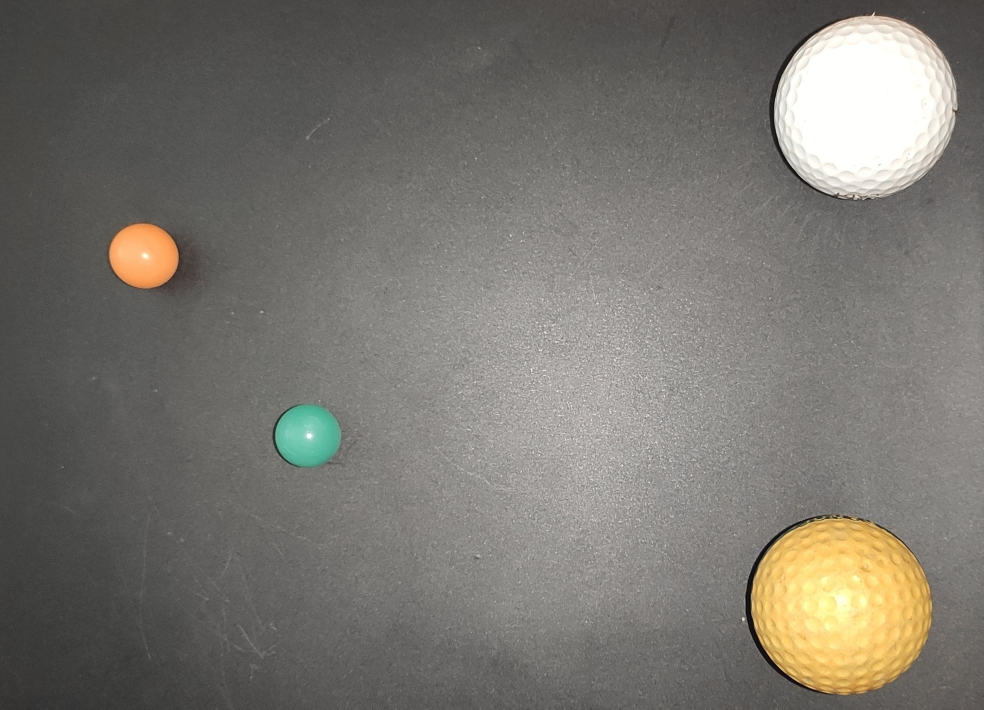
#> input picture source_images/0.jpg, 2952 x 2129 px (shown at 1/3 size)
$ python -i oldTools.py   (imports and definitions only)
#> lines starting #> are read from the running program, lines starting #| are printed output that depends on the picture; after the words box and inside, x2 and y2 are one past the last pixel; in counts of white or black regions, pixels touching at a corner belong together
#!/usr/bin/env python

""" Tools tested but not used in final version """

__author__="Adrien Paysant, Joris Monnet"
__date__="04/05/2021"


import os
import cv2
import numpy as np
import numpy as np
from matplotlib import pyplot as plt
from win32api import GetSystemMetrics
import sys

# [1 line not run here, left out]


WIDTH_SCREEN= GetSystemMetrics(0)
HEIGHT_SCREEN= GetSystemMetrics(1)

############################################################
############################################################
###################Basics Transforms########################
############################################################
############################################################

# [33 lines left out: functions hsvSpace, shapeDetection, not called in this run]

def areaDetection(imgPath):
    """ Detect remarkable part of images
        output : image with detected areas + area localy  """
#> called with imgPath = 'source_images/0.jpg'
    img=cv2.imread (imgPath)
#> img is the input picture: shape (2129, 2952, 3); mean B, G, R 111.2, 117.7, 120.6
    hsv = cv2.cvtColor(img, cv2.COLOR_BGR2HSV)
#> hsv: shape (2129, 2952, 3); mean H, S, V 22.5, 16.2, 121
    h,s,v= cv2.split(hsv)
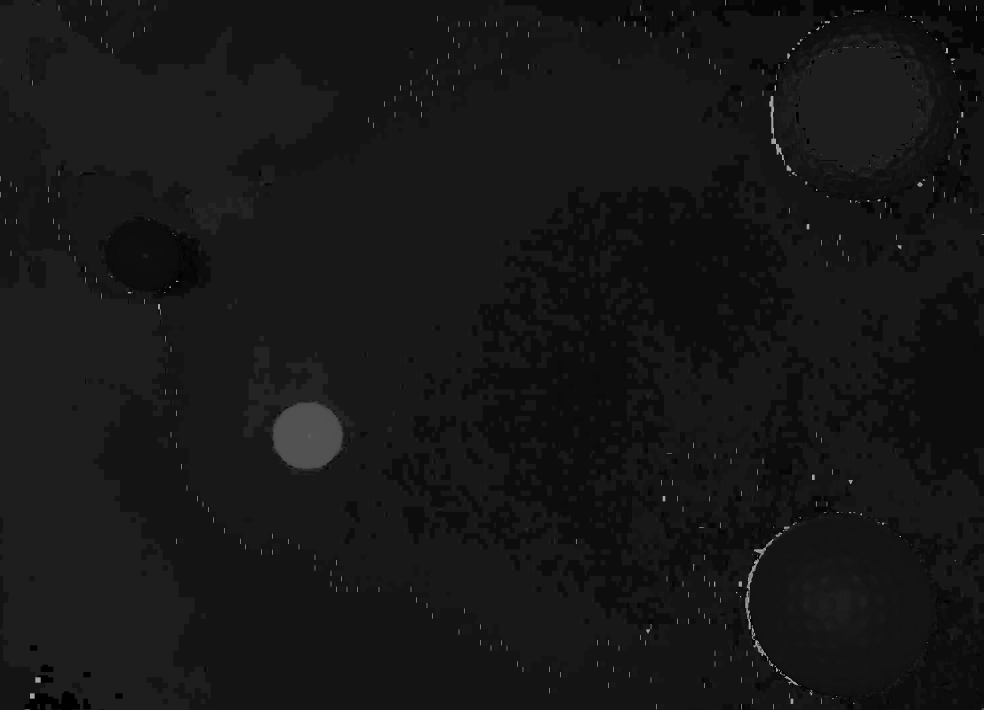
#> h: shape (2129, 2952) (shown at 1/3 size); min 0, max 179, mean 22.5
    ret_h, th_h = cv2.threshold(h,0,255,cv2.THRESH_BINARY+cv2.THRESH_OTSU)
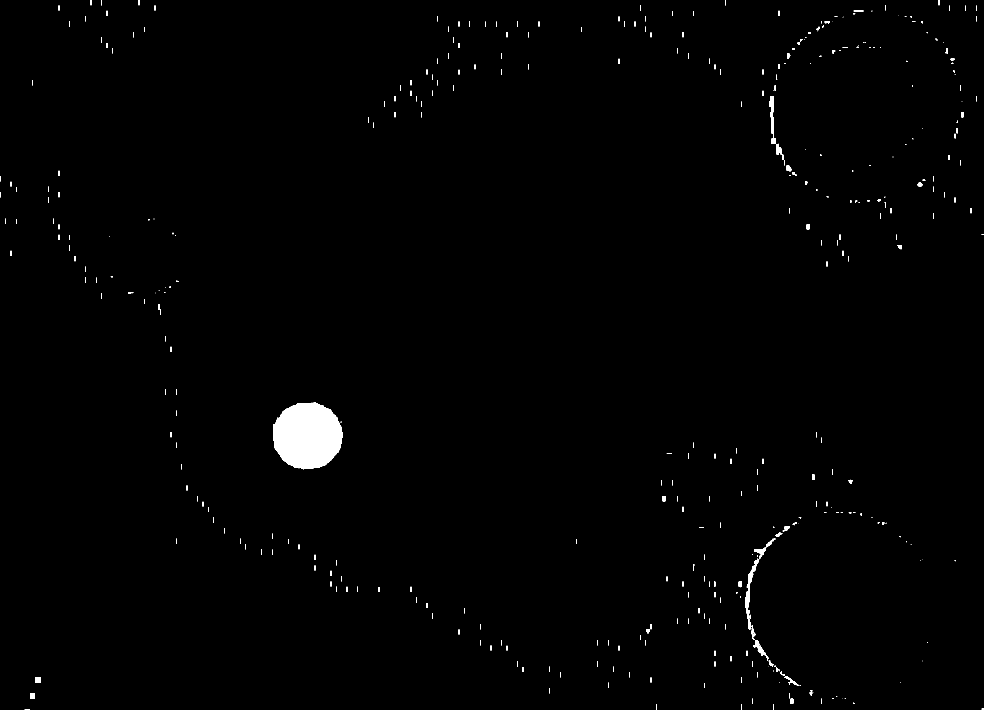
#> th_h: shape (2129, 2952) (shown at 1/3 size); 0.8% white; 403 white regions (106 under 20 px), largest, box (x1, y1, x2, y2) and area: (819, 1206, 1028, 1408) 32762, (2236, 1676, 2277, 1888) 1737, (2308, 288, 2354, 496) 1631
#> ret_h = 65
    ret_s, th_s = cv2.threshold(s,0,255,cv2.THRESH_BINARY+cv2.THRESH_OTSU)
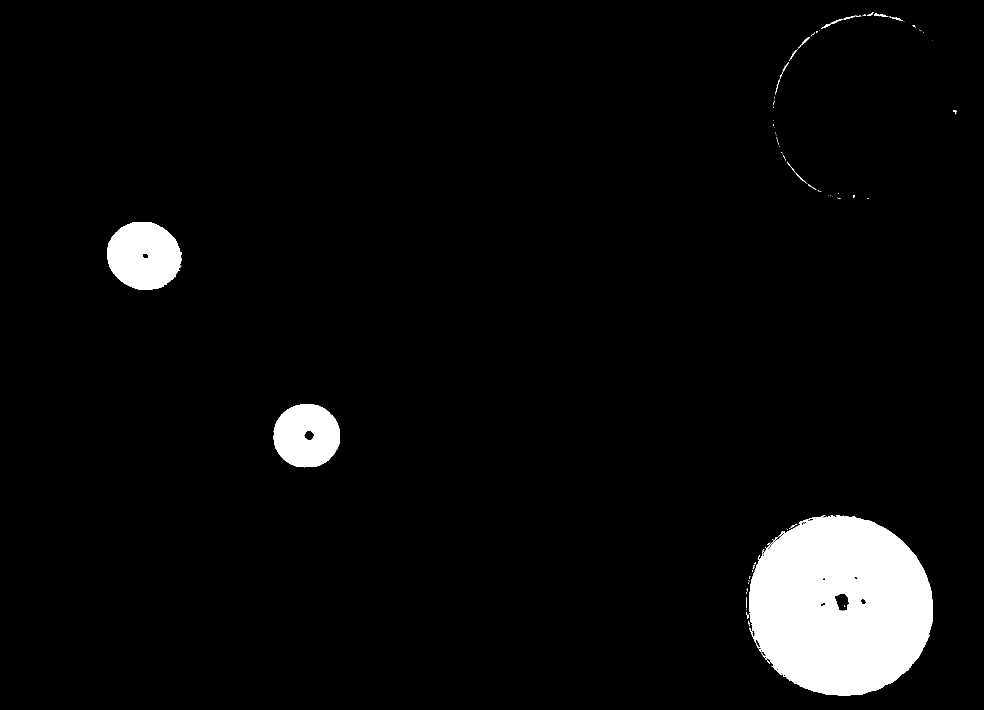
#> th_s: shape (2129, 2952) (shown at 1/3 size); 4.8% white; 147 white regions (117 under 20 px), largest, box (x1, y1, x2, y2) and area: (2248, 1545, 2799, 2088) 231918, (322, 666, 546, 870) 35099, (820, 1213, 1020, 1402) 29351
#> ret_s = 72
    #Fusion th_h et th_s
    th=cv2.bitwise_or(th_h,th_s)
#> th: shape (2129, 2952); 5.1% white; 465 white regions (163 under 20 px), largest, box (x1, y1, x2, y2) and area: (2236, 1545, 2799, 2088) 235587, (322, 666, 546, 870) 35099, (819, 1206, 1028, 1408) 32762
    #Ajouts de bord à l'image
    bordersize=10
    th=cv2.copyMakeBorder(th, top=bordersize, bottom=bordersize, left=bordersize, right=bordersize, borderType= cv2.BORDER_CONSTANT, value=[0,0,0] )
#> th: shape (2149, 2972); 5% white; 465 white regions (163 under 20 px), largest, box (x1, y1, x2, y2) and area: (2246, 1555, 2809, 2098) 235587, (332, 676, 556, 880) 35099, (829, 1216, 1038, 1418) 32762
    #Remplissage des contours
    im_floodfill = th.copy()
    h, w = th.shape[:2]
#> h = 2149; w = 2972
    mask = np.zeros((h+2, w+2), np.uint8)
    cv2.floodFill(im_floodfill, mask, (0,0), 255)
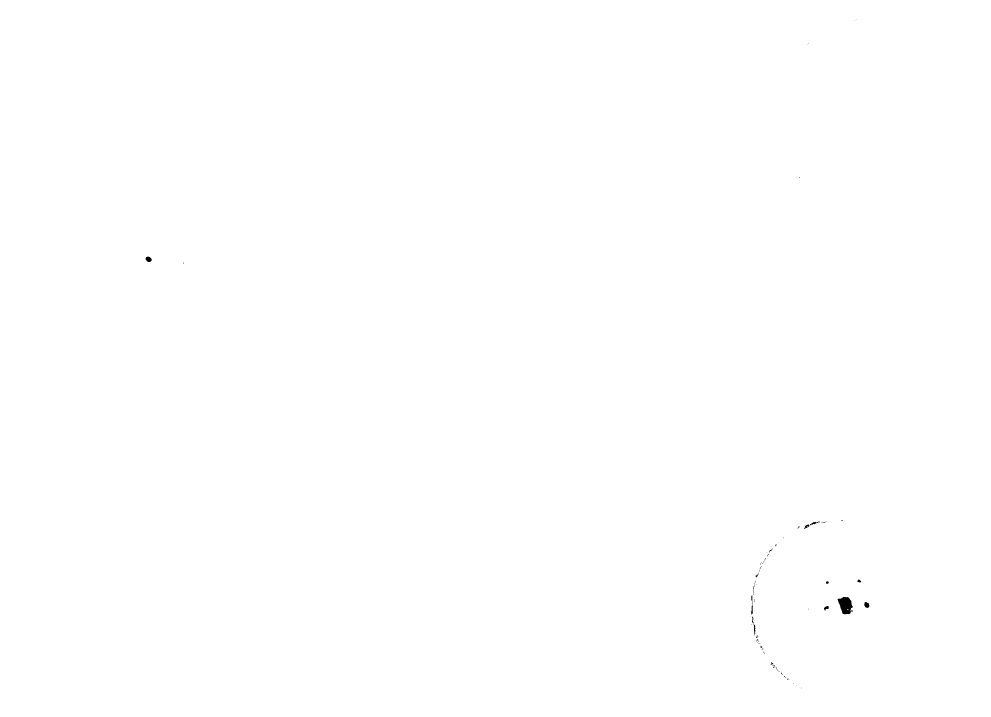
#> im_floodfill: shape (2149, 2972) (shown at 1/3 size); 99.9% white; 82 black regions (65 under 20 px), largest, box (x1, y1, x2, y2) and area: (2513, 1791, 2559, 1843) 1637, (437, 770, 455, 786) 222, (2593, 1806, 2608, 1824) 200
    im_floodfill_inv = cv2.bitwise_not(im_floodfill)
    th = th | im_floodfill_inv
#> th: shape (2149, 2972); 5% white; 463 white regions (161 under 20 px), largest, box (x1, y1, x2, y2) and area: (2246, 1555, 2809, 2098) 238617, (332, 676, 556, 880) 35326, (829, 1216, 1038, 1418) 32762
    #Enlèvement des bord de l'image
    th=th[bordersize: len(th)-bordersize,bordersize: len(th[0])-bordersize]
#> th: shape (2129, 2952); 5.1% white; 463 white regions (161 under 20 px)
    resultat=cv2.bitwise_and(img,img,mask=th)
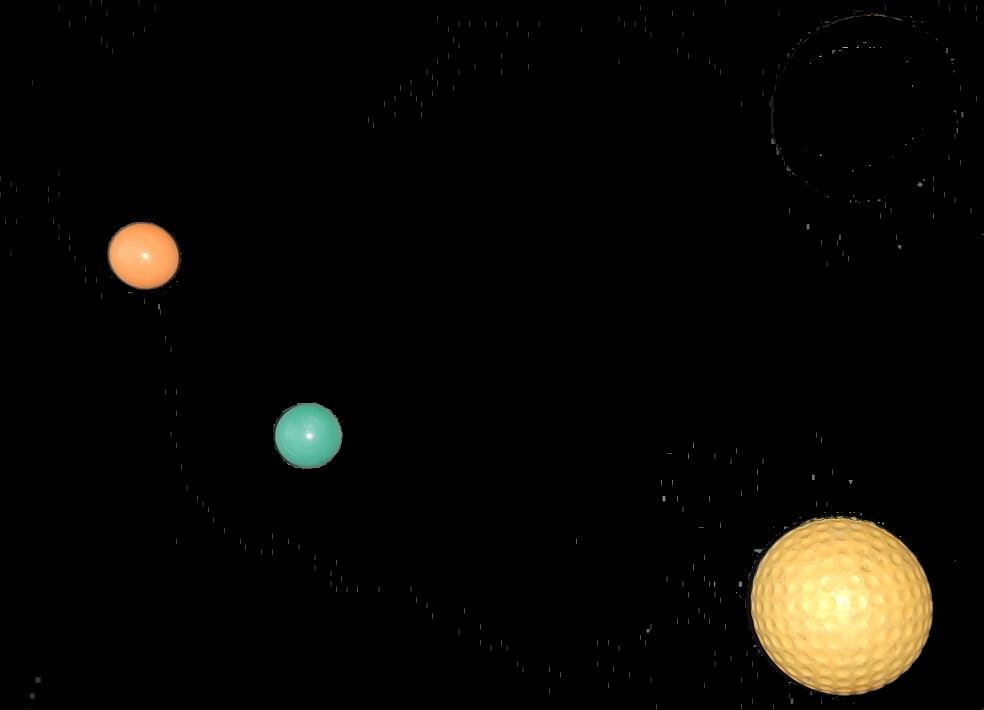
#> resultat: shape (2129, 2952, 3) (shown at 1/3 size); mean B, G, R 5.7, 9.2, 10.6
    cv2.imwrite("output/im_floodfill.png",im_floodfill)
    cv2.imwrite("output/th.png",th)
    cv2.imwrite("output/resultat.png",resultat)
    contours, hierarchy = cv2.findContours(th,cv2.RETR_TREE,cv2.CHAIN_APPROX_SIMPLE)
#> contours = 463 contours, 410 with area under 20; largest, box (x1, y1, x2, y2) and area: (2236, 1545, 2799, 2088) 237520, (322, 666, 546, 870) 34996, (819, 1206, 1028, 1408) 32444, (2308, 288, 2355, 496) 1392, (106, 2032, 122, 2048) 225
    for i in range (0, len(contours)) :
        mask_BB_i = np.zeros((len(th),len(th[0])), np.uint8)
        x,y,w,h = cv2.boundingRect(contours[i])
        cv2.drawContours(mask_BB_i, contours, i, (255,255,255), -1)
        BB_i=cv2.bitwise_and(img,img,mask=mask_BB_i)
        if h >15 and w>15 :
            BB_i=BB_i[y:y+h,x:x+w]
            cv2.imwrite("output/BB_"+str(i)+".png",BB_i)
#> this loop made 463 passes
#> (x, y, w, h) on passes 1 to 3: (74, 2128, 16, 1), (2945, 2126, 7, 2), (2320, 2112, 2, 16)
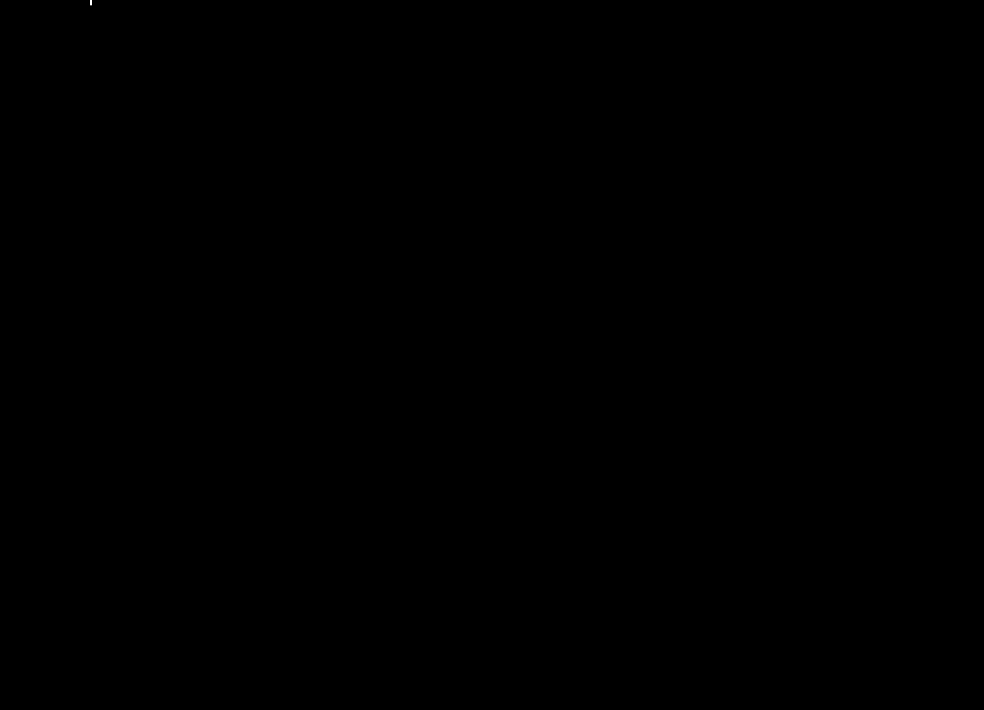
#> mask_BB_i: shape (2129, 2952) (shown at 1/3 size); 0% white in thin lines or dots, all inside (x1, y1, x2, y2) = (272, 0, 274, 16)


# [154 lines left out: functions searchNeighbor, testPixelObject, barycenter, edgeDetectAndShowCanny, edgeDetectAndShowHough, showAndWait and 2 more, not called in this run]

>>> result = areaDetection('source_images/0.jpg')
